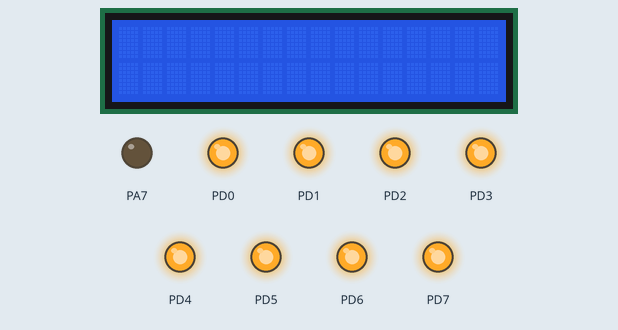
Simulated run of this program. Board: ATmega644, built with avr-gcc and emulated at 20 MHz. Shown: 16×2 character LCD, output pins drawn as LEDs (lit = HIGH). Wiring (inferred from the names in the program): character LCD (HD44780): RS PA4; R/W PA6; E PA5; data PA0, PA1, PA2, PA3. Pins used as bus, display or sensor lines are not drawn. At 0.0 s the program stops and its outputs stay as they are.

Above: at 0.1 s.
Timing chart, 0 to 1.5 s (numbered marks = the images above):
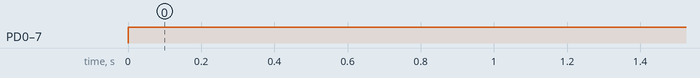

The program:

main.c
```c
#include <avr/io.h>
#include <stdint.h>

#include "button.h"
#include "led.h"
#include "lcd.h"
#include "datatypes.h"
#include "structures.h"
#include "pointer.h"


int main(void) {
	initInput();
	led_init();
	lcd_init();

	//Buttons test
	//buttonTest();

	//LEDS test
	//led_fun();

	//Datatypes test
	//loop();
	//convert();
	//shift();

	//Structures test
	//displayArticles();

	//Pointers test
	//learningPointers();

    /* Replace with your application code */
    while (1) {

    }
}
```

button.c
```c
#include "button.h"

#include "lcd.h"

#include <avr/io.h>
#include <stdint.h>
#include <util/delay.h>

/*! \file

Everything that is necessary to get the input from the Buttons in a clean format.

*/

/*!
 *  A simple "Getter"-Function for the Buttons on the evaluation board.\n
 *
 *  \returns The state of the button(s) in the lower bits of the return value.\n
 *  Example: 1 Button:  -pushed:   00000001
 *                      -released: 00000000
 *           4 Buttons: 1,3,4 -pushed: 00001101
 */
uint8_t getInput(void) {
	uint8_t buttons1 = PINC & 0b10000000;
	buttons1 = buttons1 >> 7;
	uint8_t buttons2 = PINC & 0b01000000;
	buttons2 = buttons2 >> 5;
	uint8_t buttons3 = PINC & 0b00000010;
	buttons3 = buttons3 << 1;
	uint8_t buttons4 = PINC & 0b00000001;
	buttons4 = buttons4 << 3;


	uint8_t buttons = buttons1 | buttons2 | buttons3 | buttons4;
	return (0b00001111 & ~buttons);
}

/*!
 *  Initializes DDR and PORT for input
 */
void initInput(void) {
	// Eingang
	DDRC &= 0b00111100;
	PORTC |= 0b11000011;
}

/*!
 *  Endless loop as long as at least one button is pressed.
 */
void waitForNoInput(void) {
	int flag = 1;
	while (flag)
	{
		uint8_t buttonState = getInput();
		if (1 > buttonState)
		{
			flag = 0;
		}
	}
}

/*!
 *  Endless loop until at least one button is pressed.
 */
void waitForInput(void) {
	int flag = 1;
	while (flag)
	{
		uint8_t buttonState = getInput();
		if (buttonState >= 1)
		{
			flag = 0;
		}
	}
}

/*!
 *  Tests all button functions
 */
void buttonTest(void) {
    // Init everything
    initInput();
    lcd_init();
    lcd_clear();
    lcd_writeProgString(PSTR("Initializing\nInput"));
    _delay_ms(1000);
    lcd_clear();
    if ((DDRC & 0b11000011) != 0) {
        lcd_writeProgString(PSTR("DDR wrong"));
        while (1) continue;
    } else {
        lcd_writeProgString(PSTR("DDR OK"));
        _delay_ms(1000);
    }

    lcd_clear();
    if ((PORTC & 0b11000011) != 0b11000011) {
        lcd_writeProgString(PSTR("Pullups wrong"));
        while (1) continue;
    } else {
        lcd_writeProgString(PSTR("Pullups OK"));
        _delay_ms(1000);
    }

    // Test all 4 buttons
    for (uint8_t i = 0; i < 4; i++) {
        lcd_clear();
        lcd_writeProgString(PSTR("Press Button "));
        lcd_writeDec(i + 1);
        uint8_t pressed = 0;
        while (!pressed) {
            waitForInput();
            uint8_t buttonsPressed = getInput();
            if (buttonsPressed != 1 << i) { // Not the right button pressed so show which ones were pressed and wait for release
                lcd_line2();
                lcd_writeProgString(PSTR("Pressed: "));
                lcd_writeHexByte(buttonsPressed);
                waitForNoInput();
                lcd_line2();
                lcd_writeProgString(PSTR("                "));
            } else { // Right button pressed so wait for release and continue to next one
                pressed = 1;
                lcd_clear();
                lcd_writeProgString(PSTR("Release Button "));
                lcd_writeDec(i + 1);
                waitForNoInput();
            }
        }
    }
    lcd_clear();
    lcd_writeProgString(PSTR("Test passed"));
    while (1) continue;
}
```

button.h
```c
/*! \file
 *  \brief Input library for the OS.
 *
 *  Contains functionalities to read user input.
 *
 *  \author Lehrstuhl Informatik 11 - RWTH Aachen
 */

#ifndef BUTTON_H
#define BUTTON_H

#include "lcd.h"

#include <avr/io.h>
#include <stdint.h>
#include <util/delay.h>

//----------------------------------------------------------------------------
// Function headers
//----------------------------------------------------------------------------

//! Refreshes the button states
uint8_t getInput(void);

//! Initializes PIN and PORT for input
void initInput(void);

//! Waits for all buttons to be released
void waitForNoInput(void);

//! Waits for at least one button to be pressed
void waitForInput(void);

//! Tests the button implementation
void buttonTest(void);

#endif
```

datatypes.c
```c
/*
 * datatypes.c
 *
 * Created: 22.10.2026 15:33:08
 *  Author: QP
 */

#include <stdint.h>
#include "button.h"
#include "lcd.h"

void loop(void) {
	uint8_t result = 0;
	//Write int8_t not uint8_t
	for (uint8_t i = 5; i >= 0; i--) {
		result += i * 2 + 2;
	}
	lcd_writeProgString(PSTR("Loop finished: "));
	lcd_writeDec(result);
	waitForInput();
}

void convert(void) {
	//uint16_t target
	uint8_t target = 200;
	uint16_t source = target + 98;
	target = source;
}

void shift(void) {
	// (uint32_t) 1 << 31;
	// uint32_t result = 1 << 31;

	//lcd_write32bitHex(result);
}
```

datatypes.h
```c
/*
 * datatypes.h
 *
 * Created: 22.10.2026 15:33:16
 *  Author: QP
 */


#ifndef DATATYPES_H_
#define DATATYPES_H_

#include <stdint.h>
#include "button.h"
#include "lcd.h"

void loop(void);

void convert(void);

void shift(void);


#endif /* DATATYPES_H_ */
```

led.c
```c
/*
 * led.c
 *
 * Created: 22.10.2026 14:37:49
 *  Author: QP
 */

 #include "button.h"
 #include <avr/io.h>


void led_init(void) {
	DDRD |= 0b11111111;
	PORTD |= 0b11111111;
}

void led_fun(void) {
	int flag = 1;
	while (flag)
	{
		uint8_t buttonState = getInput();


		//Taster 1
		if ((buttonState & 1) == 1)
		{
			waitForNoInput();
			PORTD ^= 0b00000001;
		}

		//Taster 2
		if ((buttonState & 0b00000010) == 0b00000010)
		{
			waitForNoInput();
			if ((PORTD & 0b10000000) == 0b10000000)
			{
				PORTD = PORTD << 1;
				PORTD |= 0b00000001;
			} else {
				PORTD = PORTD << 1;
			}
		}

		//Taster 3
		if ((buttonState & 0b00000100) == 0b00000100)
		{
			waitForNoInput();
			PORTD = ~PORTD;
		}
	}
}
```

led.h
```c
/*
 * led.h
 *
 * Created: 22.10.2026 14:38:42
 *  Author: QP
 */


#ifndef LED_H_
#define LED_H_

#include "button.h"
#include <avr/io.h>


void led_init(void);

void led_fun(void);


#endif /* LED_H_ */
```

pointer.c
```c
#include "pointer.h"

#include "button.h"
#include "lcd.h"

#include <stdlib.h>

/*!
 *  Optional Tutorial on Pointers.
 *  Follow the steps in the document.
 */

//----------------------------------------------------------------------------
// Function headers
//----------------------------------------------------------------------------
//! Function to display single steps during the tutorial on LCD.
void displayStep(uint8_t step, uint8_t newLine, const char string[], uint8_t character, uint16_t decimal);

//! Function to display the result on LCD.
void displayResult(uint8_t *pAddress);

//! Simple Example of Call By Value.
void callByValue(uint8_t character);

//! Simple Example of Call By Reference.
void callByReference(uint8_t *character);

//! Simple function which returns a single char. Helps to realize an example for pointer on functions.
uint8_t charFunction(void);

//----------------------------------------------------------------------------
// Structure
//----------------------------------------------------------------------------
//! Simple dummy structure. Helps to realize an example for pointer on structs.
typedef struct sFirst {
    uint8_t bar;
} sFirst;

//! Simple second structure. Helps to realize an example for pointer on structs.
typedef struct sSecond {
	sFirst *one;
} sSecond;


//----------------------------------------------------------------------------
// Required variables
//----------------------------------------------------------------------------
uint8_t alphabet[7] = {'P', 'O', 'I', 'N', 'T', 'E', 'R'};

uint8_t charVar = 'A';

// Here will be your result
uint8_t *memory;

//! Main function. Starting a tutorial on pointers.
void learningPointers(void) {

//----------------------------------------------------------------------------
// Step 1: allocate some memory to store some characters
//----------------------------------------------------------------------------
	uint8_t *p = malloc(3 * sizeof(uint16_t));
	memory = p;

    if (!memory) {
        lcd_writeProgString(PSTR("Could not alloc"));
        while (1) continue;
    }
    displayStep('1', 0, PSTR("Alloc Mem.Start:"), 0, (uint16_t)(memory));

    //----------------------------------------------------------------------------
    // Step 2: learning to count with addresses and dereferencing
    //----------------------------------------------------------------------------
    displayStep('2', 1, PSTR("Dereferencing"), 0, 0);
	*(memory + (sizeof(uint8_t) * 5)) = alphabet[6];

    //----------------------------------------------------------------------------
    // Step 3: create a pointer and learn to use '*' and '&' operator
    //----------------------------------------------------------------------------
    charVar = 'A';
    displayStep('3', 1, PSTR("Character: "), charVar, 0);

	uint8_t *c = &charVar;
	*c = alphabet[2];

    displayStep('3', 1, PSTR("Character: "), charVar, 0);

//----------------------------------------------------------------------------
// Step 4: Call by Value and Call by Reference
//----------------------------------------------------------------------------
	callByValue(alphabet[0]);
    displayStep('4', 0, PSTR(" Call by  Value: "), alphabet[0], 0);

	callByReference(&alphabet[0]);
    displayStep('4', 0, PSTR(" Call by  Reference: "), alphabet[0], 0);

//----------------------------------------------------------------------------
// Step 5: pointer on pointer
//----------------------------------------------------------------------------
	uint8_t **ppChar = &c;
	c = alphabet;
	memory[4] = **ppChar;

    // include the following line after implementing step 5
    displayStep('5', 1, PSTR("**ppChar: "), **ppChar, 0);

    //----------------------------------------------------------------------------
    // Step 6: pointer on structure
    //----------------------------------------------------------------------------
    sFirst sfoo = {.bar = 'Z'};
    displayStep('6', 1, PSTR("sfoo.bar: "), sfoo.bar, 0);

	sSecond pStruct = {.one = &sfoo};
	*memory = pStruct.one->bar;


//----------------------------------------------------------------------------
// Step 7: function pointer
//----------------------------------------------------------------------------
	uint8_t (*zeiger)(void) = &charFunction;
	uint8_t a;
	a = (*zeiger)();
	*(memory + (sizeof(uint8_t) * 3)) = a;

    displayStep('7', 0, PSTR("FunctionPointer Addr:"), 0, (uint16_t)charFunction);

    //----------------------------------------------------------------------------
    // Step 8: Result is displayed on LCD. What is the expected result?
    //----------------------------------------------------------------------------
    displayResult(memory);
    free(memory);
} // End of tutorial.

//----------------------------------------------------------------------------
// Utility Functions
//----------------------------------------------------------------------------

//! Simple function which returns a single char. Helps to realize an example for pointer on functions.
uint8_t charFunction(void) {
    return 'G';
}

//! Simple Example of Call By Value.
void callByValue(uint8_t character) {
    character = 'E';
}

//! Simple Example of Call By Reference.
void callByReference(uint8_t *character) {
    *character = 'E';
}

//! Function to display single steps during the tutorial on LCD.
void displayStep(uint8_t step, uint8_t newLine, const char string[], uint8_t character, uint16_t decimal) {
    lcd_clear();
    lcd_writeProgString(PSTR("Step"));
    lcd_writeChar(step);
    lcd_writeChar(':');
    if (newLine) {
        lcd_line2();
    }
    lcd_writeProgString(string);
    if (character) {
        lcd_writeChar(character);
    } else if (decimal) {
        lcd_writeDec(decimal);
    }
    waitForInput();
    waitForNoInput();
}

uint8_t j = 0;
//! Function to display the result on LCD.
void displayResult(uint8_t *pAddress) {
    *(memory + 2) = charVar;
    *(memory + 1) = alphabet[0];
    lcd_clear();
    lcd_writeProgString(PSTR("Solution:"));
    lcd_line2();
    uint8_t i;
    for (i = 0; i < 6; i++) {
        lcd_writeChar(*(pAddress++));
    }
    waitForInput();
    waitForNoInput();
}

void inspectMe(void) {
#define BP ((char *)0x200)
    uint8_t i;
    uint8_t out1[] = {0xf9, 0x6b, 0x59, 0x5c, 0x2f, 0x47, 0x50, 0x56, 0x4d, 0x35, 0x56, 0x23, 0x47, 0x47, 0x3b, 0x2f, 0x56, 0x5f, 0x4a, 0x35};
    uint8_t out2[] = {0xaa, 0x12, 0x2a, 0x28, 0x4a, 0x2a, 0x20, 0x24, 0x22, 0x52, 0x24, 0x42, 0x2a, 0x2a, 0x52, 0x4a, 0x24, 0x2a, 0x24, 0x52};
    uint8_t chars;

    chars = sizeof(out1) / sizeof(out1[0]);

    for (i = 0; i < chars; i++) {
        BP[i] = out1[i] ^ out2[i];
    }
#undef BP
}
```

pointer.h
```c
/*! \file
 *  \brief Pointer module.
 */

#ifndef _POINTER_H
#define _POINTER_H

//----------------------------------------------------------------------------
// Function headers
//----------------------------------------------------------------------------

//! Main function. Starting a tutorial on pointers.
void learningPointers(void);
void inspectMe(void);

#endif
```

structures.c
```c
/*
 * structures.c
 *
 * Created: 23.10.2026 15:07:59
 *  Author: QP
 */

#include "structures.h"
#include "lcd.h"
#include "button.h"
#include <stdint.h>


typedef enum {
	AVAILABLE,
	BACKORDER,
	SOLD_OUT = 99,
	} DistributionStatus;

typedef struct {
	uint8_t manufactureId;
	uint8_t productID;
	} ArticleNumber;

typedef union {
	uint16_t combinedNumber;
	ArticleNumber singleNumbers;
	} FullArticleNumber;

struct Article {
	FullArticleNumber articleNumber;
	DistributionStatus status;
	};

void displayArticles(void) {
	struct Article articleArray[] = {{{0x1101}, AVAILABLE}, {{0x1110}, BACKORDER}, {{0x0101}, SOLD_OUT}};

	int pos = 0;
	while (1)
	{
		waitForInput();
		waitForNoInput();
		lcd_clear();
		uint8_t prodID = articleArray[pos].articleNumber.singleNumbers.productID;
		uint8_t manID = articleArray[pos].articleNumber.singleNumbers.manufactureId;

		lcd_init();
		lcd_line1();
		lcd_writeString("Hersteller: ");
		//Normally with uint16_t
		lcd_writeDec(manID);

		lcd_line2();
		lcd_writeString("Art# ");
		//Normally with uint16_t
		lcd_writeDec(prodID);

		switch (articleArray[pos].status)
		{
			case 0:
			lcd_writeString("Lager");
			break;
			case 1:
			lcd_writeString("RStand");
			break;
			case 99:
			lcd_writeString("AUS");
			break;
			default:
			lcd_writeString("ERR");
			break;
		}

		pos = (pos + 1) % 3;

	}


}
```

structures.h
```c
/*
 * structures.h
 *
 * Created: 23.10.2026 15:08:09
 *  Author: QP
 */


#ifndef STRUCTURES_H_
#define STRUCTURES_H_

#include "lcd.h"
#include "button.h"
#include <stdint.h>

void displayArticles(void);

#endif /* STRUCTURES_H_ */
```

Source omitted: lcd.c (15239 bytes), lcd.h (7093 bytes)

Measured:
- by itself, PD0–7: LOW → HIGH at 0.00 s
